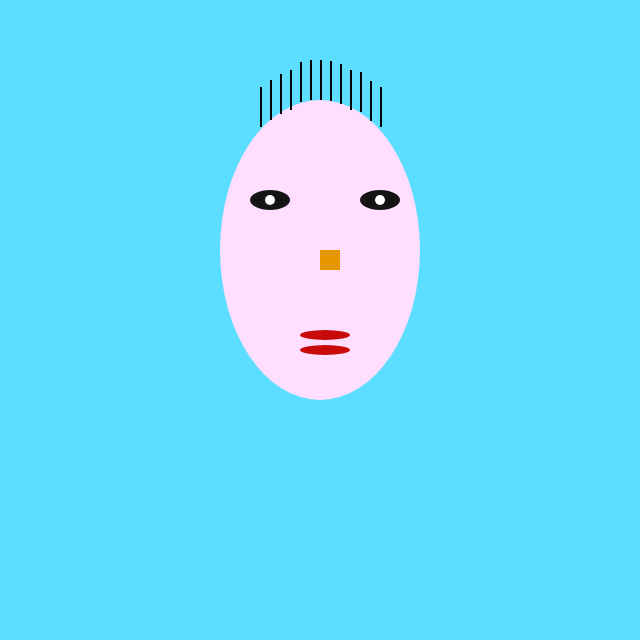
Frame 1 (no input)
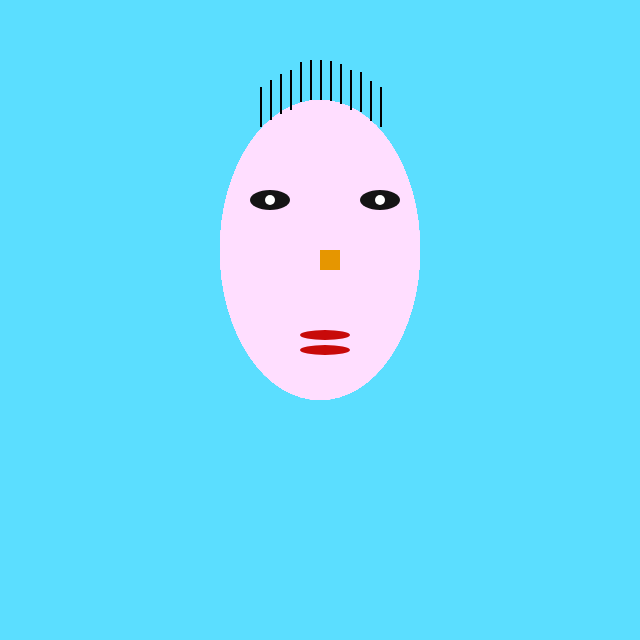
Frame 60 (no input)
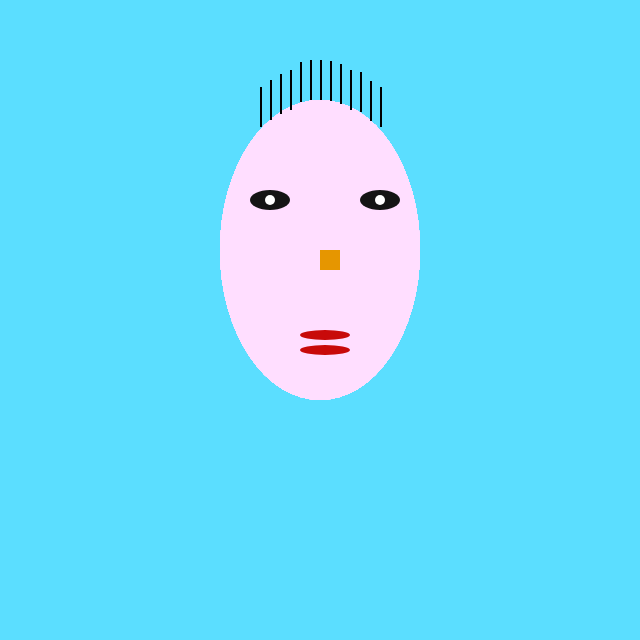
Frame 120 (the mouse pressed at the canvas centre since frame 60)

The p5.js sketch that drew these frames (run headless with seeded random() and noise() and a simulated clock; from frame 60 on, the mouse is pressed at the canvas centre):

// p5.js sketch
// ── sketch.js
function setup() {
  createCanvas(640,640);
  background (91,222,255);
}

function draw() {
  noStroke();
  fill(255,222,255);
  ellipse(320, 250, 200, 300);
  fill(20,20,20);
  ellipse(270,200, 40, 20);
   ellipse(380,200, 40, 20);
   fill(255,255,255);
     ellipse(270,200, 10, 10);
   ellipse(380,200, 10, 10);
   fill(230,150,0);
   rect(320,250,20,20);
   fill(200,10,10);
   ellipse(325,350,50,10);
    ellipse(325,335,50,10);
  fill(0,0,0);
  rect(300,62,2,40);
  rect(260,87,2,40);
  rect(270,80,2,40);
  rect(280,74,2,40);
  rect(290,70,2,40);
  rect(310,60,2,40);
  rect(320,60,2,40);
  rect(330,61,2,40);
  rect(340,64,2,40);
  rect(350,70,2,40);
  rect(360,72,2,40);
  rect(370,81,2,40);
  rect(380,87,2,40);
   
}
// ── sketch2.js
var gameStart = false;

var lens = {
  x: 2000,
  y: 400,
  diam: 25,
  speedX: 5,
  speedY: 5,
};

var lensPosX = 2000;
var speedX = 5;
var speedY = 5;
var sensorY = 400;
var sensorX = 1000;
var delayMillis = 1000;
var tempX = 5;
var tempY = 5;
var reset = 0;
var speedCounter = 0;
var resetCounter = 0;
var reset2 = 0;

var s = "Mount a Lens on the Camera! Move the lens with your arrow keys";

function setup(){
  createCanvas(1200, 860);
  smooth();

}

function draw(){
  gameStart == true;

  background(0,0,0);
  noStroke;
  createCamera();
  createLens();
  lensBounceTopAndBottom();
  lensMount();
  //showScore();
  if(lens.x > 1300){
  sensorY = random(100,700);
  speedX += 1;
  lens.y = 400;
  }
  writeRules();

}

function createCamera(){
  stroke(255,255,255);

  line(sensorX, sensorY, sensorX, sensorY-10);
  line(sensorX, sensorY, sensorX, sensorY+10);
  line(sensorX, sensorY-10, sensorX+10, sensorY-10);
  line(sensorX, sensorY+10, sensorX+10,sensorY+10);
  line(sensorX+10, sensorY-10, sensorX+10, sensorY-30);
  line(sensorX+10, sensorY-10, sensorX+10, sensorY+30);
  line(sensorX+10, sensorY-30, sensorX+120, sensorY-30);
  line(sensorX+10, sensorY+30, sensorX+120, sensorY+30);
  line(sensorX+120, sensorY-30, sensorX+120, sensorY+30);

  //tripod
  line(sensorX+60, sensorY+30, sensorX+40, sensorY+120);
  line(sensorX+70, sensorY+30, sensorX+70, sensorY+120);
  line(sensorX+80, sensorY+30, sensorX+100, sensorY+120);

  //logo
  line(sensorX+35+13, sensorY - 12, sensorX+20+13, sensorY + 12);
  line(sensorX+35+13, sensorY - 12, sensorX+35+13, sensorY + 12);
  line(sensorX+25+13, sensorY+5, sensorX+35+13, sensorY+5);

  line(sensorX+42+13, sensorY - 12, sensorX + 42+13, sensorY +12);
  line(sensorX+42+13, sensorY, sensorX+52+13, sensorY+12);
  line(sensorX+42+13, sensorY-12, sensorX+48+13,sensorY-12);
  line(sensorX+42+13, sensorY, sensorX+48+13,sensorY);
  line(sensorX+48+13, sensorY-12, sensorX+52+13, sensorY-5);
  line(sensorX+48+13, sensorY, sensorX+52+13, sensorY-5);

  line(sensorX+42+13+13, sensorY - 12, sensorX + 42+13+13, sensorY +12);
  line(sensorX+42+13+13, sensorY, sensorX+52+13+13, sensorY+12);
  line(sensorX+42+13+13, sensorY-12, sensorX+48+13+13,sensorY-12);
  line(sensorX+42+13+13, sensorY, sensorX+48+13+13,sensorY);
  line(sensorX+48+13+13, sensorY-12, sensorX+52+13+13, sensorY-5);
  line(sensorX+48+13+13, sensorY, sensorX+52+13+13, sensorY-5);

  line(sensorX+70+13, sensorY - 12, sensorX+70+13, sensorY +12);

}

function writeRules(){
  noStroke();
 fill(0,0,0);
 rect(0,790,1200,70);
 fill(255,255,255);
 textSize(20);
  text("Mount the Lens!", 530, 810);
  textSize(17);
 text("Control: Use Up Arrow and Down Arrow", 460, 840);
}

function createLens(){
  if(lens.x > 1300){
    lens.x = 50;
  }
  if(resetCounter > 400 && reset2 == 1){
    speedX = speedX + 80;
    speedY = 12;
    reset2 = 0;
  }
  else if(resetCounter > 320 && reest2 == 1){
    speedX = speedX + 32;
    speedY = 10;
    reset2 = 0;
  }
  else if(resetCounter > 250 && reset2 == 1){
    speedX = speedX + 16;
    speedY = 8;
    reset2 = 0;
  }
  else if(resetCounter > 200 && reset2 == 1){
    speedX = speedX + 12;
    speedY = 6;
    reset2 = 0;
  }
  else if(resetCounter > 150 && reset2 == 1){
    speedX = speedX + 8;
    reset2 = 0;
  }
  else if(resetCounter > 100 && reset2 == 1){
    speedX = speedX + 4;
    reset2 = 0;
  }
  else if(resetCounter > 50 && reset2 == 1){
    speedX = speedX + 2;
    reset2 = 0;
  }

  stroke(255, 255, 255); //draw a lens
  line(lens.x, lens.y, lens.x, lens.y - 30);
  line(lens.x, lens.y, lens.x, lens.y + 30);
  line(lens.x, lens.y - 30, lens.x + 10, lens.y - 30);
  line(lens.x, lens.y + 30, lens.x + 10, lens.y + 30);
  line(lens.x + 10, lens.y - 30, lens.x + 20, lens.y - 30);
  line(lens.x + 10, lens.y + 30, lens.x + 20, lens.y + 30);
  line(lens.x + 20, lens.y - 30, lens.x + 50, lens.y - 5);
  line(lens.x + 20, lens.y + 30, lens.x + 50, lens.y + 5);
  line(lens.x + 50, lens.y - 5, lens.x + 50, lens.y + 5); //where lens mounts

  line(lens.x + 10, lens.y - 30, lens.x + 10, lens.y + 30);


  //ellipse(lens.x, lens.y, lens.diam, lens.diam);

    lens.x = lens.x + speedX;

  if(keyIsDown(DOWN_ARROW) == true){
    lens.y = lens.y + speedY;
  }
  if(keyIsDown(UP_ARROW) == true){
    lens.y = lens.y - speedY;
  }

}

function lensBounceTopAndBottom(){

    //If if the lens hits the top or bottom of the court it bounces
    if (lens.y + 12.5 > height || lens.y < 12.5 && lens.x > 0 && lens.x < width && lens.y > 0 && lens.y < height) {

    showScore();

    }

}

function lensMount(){
  if (lens.x + 50 == sensorX && lens.y - 5 > sensorY - 12 && lens.y + 5 < sensorY + 12) {
  speedX = 0;
  //speedCounter += 0.01;
  for(var i = 0; i < 20; i += 1){
     textSize(50);
     for(var u = 0; u < 15; u += 1){
       fill(random(255),random(255),random(255));
    text("Mounted!", 250*u + i*50 - 600, 50*i+80);
     }
  }
  setTimeout(function() {
    reset = 1;
    resetCounter += 1;
  }, delayMillis);

  }

  if(reset == 1){
    lens.x = 50;
    speedX = 5;
    reset = 0;
    reset2 = 1;
    sensorY = random(100,700);
    lens.y = 400;

  }



}
